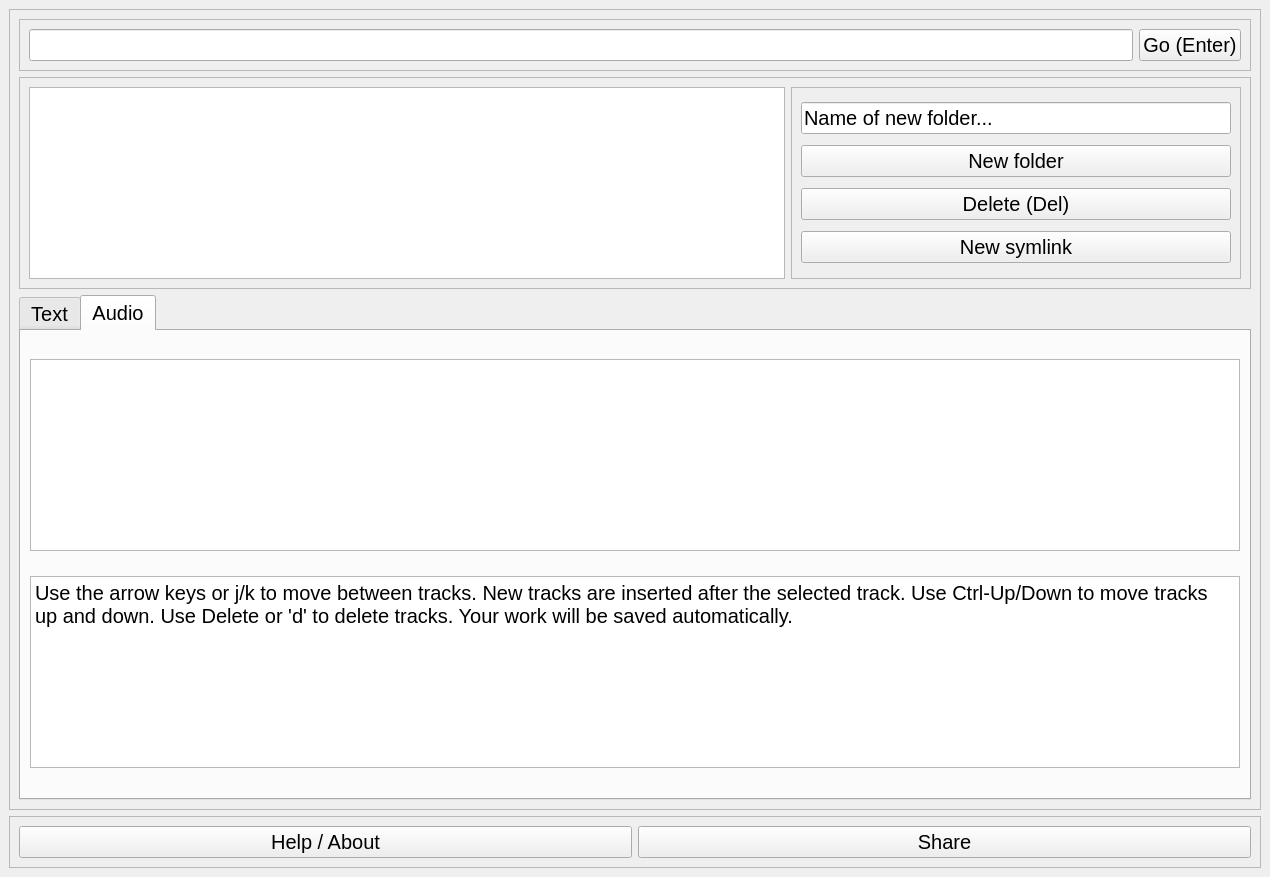
<?xml version="1.0" encoding="UTF-8"?>
<ui version="4.0">
 <class>MainWindow</class>
 <widget class="QMainWindow" name="MainWindow">
  <property name="geometry">
   <rect>
    <x>0</x>
    <y>0</y>
    <width>1270</width>
    <height>877</height>
   </rect>
  </property>
  <property name="sizePolicy">
   <sizepolicy hsizetype="Maximum" vsizetype="Maximum">
    <horstretch>0</horstretch>
    <verstretch>0</verstretch>
   </sizepolicy>
  </property>
  <property name="font">
   <font>
    <pointsize>15</pointsize>
   </font>
  </property>
  <property name="windowTitle">
   <string>PTT</string>
  </property>
  <widget class="QWidget" name="centralwidget">
   <property name="sizePolicy">
    <sizepolicy hsizetype="Maximum" vsizetype="Maximum">
     <horstretch>0</horstretch>
     <verstretch>0</verstretch>
    </sizepolicy>
   </property>
   <layout class="QVBoxLayout" name="verticalLayout">
    <property name="sizeConstraint">
     <enum>QLayout::SetDefaultConstraint</enum>
    </property>
    <item>
     <widget class="QScrollArea" name="scrollArea">
      <property name="widgetResizable">
       <bool>true</bool>
      </property>
      <widget class="QWidget" name="scrollAreaWidgetContents">
       <property name="geometry">
        <rect>
         <x>0</x>
         <y>0</y>
         <width>1221</width>
         <height>788</height>
        </rect>
       </property>
       <layout class="QVBoxLayout" name="verticalLayout_2">
        <item>
         <widget class="QFrame" name="frame">
          <property name="frameShape">
           <enum>QFrame::StyledPanel</enum>
          </property>
          <property name="frameShadow">
           <enum>QFrame::Raised</enum>
          </property>
          <layout class="QHBoxLayout" name="horizontalLayout_2">
           <item>
            <widget class="QLineEdit" name="pwd_edit"/>
           </item>
           <item>
            <widget class="QPushButton" name="open_folder_button">
             <property name="text">
              <string>Go (Enter)</string>
             </property>
            </widget>
           </item>
          </layout>
         </widget>
        </item>
        <item>
         <widget class="QFrame" name="frame_3">
          <property name="frameShape">
           <enum>QFrame::StyledPanel</enum>
          </property>
          <property name="frameShadow">
           <enum>QFrame::Raised</enum>
          </property>
          <layout class="QHBoxLayout" name="horizontalLayout_4">
           <item>
            <widget class="SubfolderList" name="subfolders_list">
             <property name="sizePolicy">
              <sizepolicy hsizetype="MinimumExpanding" vsizetype="Minimum">
               <horstretch>0</horstretch>
               <verstretch>0</verstretch>
              </sizepolicy>
             </property>
             <property name="toolTip">
              <string>(F2 to focus)</string>
             </property>
            </widget>
           </item>
           <item>
            <widget class="QFrame" name="frame_4">
             <property name="sizePolicy">
              <sizepolicy hsizetype="Fixed" vsizetype="Preferred">
               <horstretch>0</horstretch>
               <verstretch>0</verstretch>
              </sizepolicy>
             </property>
             <property name="minimumSize">
              <size>
               <width>450</width>
               <height>0</height>
              </size>
             </property>
             <property name="frameShape">
              <enum>QFrame::StyledPanel</enum>
             </property>
             <property name="frameShadow">
              <enum>QFrame::Raised</enum>
             </property>
             <layout class="QVBoxLayout" name="verticalLayout_5">
              <item>
               <widget class="NewSubfolderEdit" name="new_subfolder_edit">
                <property name="text">
                 <string>Name of new folder...</string>
                </property>
               </widget>
              </item>
              <item>
               <widget class="QPushButton" name="create_subfolder_button">
                <property name="text">
                 <string>New folder</string>
                </property>
               </widget>
              </item>
              <item>
               <widget class="QPushButton" name="delete_subfolder_button">
                <property name="text">
                 <string>Delete (Del)</string>
                </property>
                <property name="icon">
                 <iconset theme="delete">
                  <normaloff/>
                 </iconset>
                </property>
               </widget>
              </item>
              <item>
               <widget class="QPushButton" name="new_symlink_button">
                <property name="text">
                 <string>New symlink</string>
                </property>
               </widget>
              </item>
             </layout>
            </widget>
           </item>
          </layout>
         </widget>
        </item>
        <item>
         <widget class="QTabWidget" name="tabWidget">
          <property name="currentIndex">
           <number>1</number>
          </property>
          <widget class="QWidget" name="text_tab">
           <attribute name="title">
            <string>Text</string>
           </attribute>
           <layout class="QVBoxLayout" name="verticalLayout_4">
            <item>
             <widget class="QLabel" name="label_5">
              <property name="text">
               <string>Title</string>
              </property>
             </widget>
            </item>
            <item>
             <widget class="QLineEdit" name="title_edit"/>
            </item>
            <item>
             <widget class="QLabel" name="label_4">
              <property name="text">
               <string>Description</string>
              </property>
             </widget>
            </item>
            <item>
             <widget class="QTextEdit" name="description_edit"/>
            </item>
           </layout>
          </widget>
          <widget class="QWidget" name="audio_tab">
           <attribute name="title">
            <string>Audio</string>
           </attribute>
           <layout class="QVBoxLayout" name="verticalLayout_3">
            <item>
             <widget class="TrackList" name="track_list">
              <property name="sizePolicy">
               <sizepolicy hsizetype="Preferred" vsizetype="Maximum">
                <horstretch>0</horstretch>
                <verstretch>0</verstretch>
               </sizepolicy>
              </property>
              <property name="minimumSize">
               <size>
                <width>0</width>
                <height>0</height>
               </size>
              </property>
              <property name="font">
               <font>
                <family>Monospace</family>
                <pointsize>16</pointsize>
               </font>
              </property>
              <property name="toolTip">
               <string>(F3 to focus)</string>
              </property>
             </widget>
            </item>
            <item>
             <widget class="QTextBrowser" name="textBrowser">
              <property name="sizePolicy">
               <sizepolicy hsizetype="Expanding" vsizetype="Maximum">
                <horstretch>0</horstretch>
                <verstretch>0</verstretch>
               </sizepolicy>
              </property>
              <property name="minimumSize">
               <size>
                <width>0</width>
                <height>170</height>
               </size>
              </property>
              <property name="html">
               <string>&lt;!DOCTYPE HTML PUBLIC &quot;-//W3C//DTD HTML 4.0//EN&quot; &quot;http://www.w3.org/TR/REC-html40/strict.dtd&quot;&gt;
&lt;html&gt;&lt;head&gt;&lt;meta name=&quot;qrichtext&quot; content=&quot;1&quot; /&gt;&lt;style type=&quot;text/css&quot;&gt;
p, li { white-space: pre-wrap; }
&lt;/style&gt;&lt;/head&gt;&lt;body style=&quot; font-family:'Sans'; font-size:15pt; font-weight:400; font-style:normal;&quot;&gt;
&lt;p style=&quot; margin-top:0px; margin-bottom:0px; margin-left:0px; margin-right:0px; -qt-block-indent:0; text-indent:0px;&quot;&gt;Use the arrow keys or j/k to move between tracks. New tracks are inserted after the selected track. Use Ctrl-Up/Down to move tracks up and down. Use Delete or 'd' to delete tracks. Your work will be saved automatically.&lt;/p&gt;&lt;/body&gt;&lt;/html&gt;</string>
              </property>
             </widget>
            </item>
           </layout>
          </widget>
         </widget>
        </item>
       </layout>
      </widget>
     </widget>
    </item>
    <item>
     <widget class="QFrame" name="frame_2">
      <property name="frameShape">
       <enum>QFrame::StyledPanel</enum>
      </property>
      <property name="frameShadow">
       <enum>QFrame::Raised</enum>
      </property>
      <layout class="QHBoxLayout" name="horizontalLayout_3">
       <item>
        <widget class="QPushButton" name="help_button">
         <property name="text">
          <string>Help / About</string>
         </property>
        </widget>
       </item>
       <item>
        <widget class="QPushButton" name="share_button">
         <property name="text">
          <string>Share</string>
         </property>
        </widget>
       </item>
      </layout>
     </widget>
    </item>
   </layout>
  </widget>
 </widget>
 <customwidgets>
  <customwidget>
   <class>TrackList</class>
   <extends>QListWidget</extends>
   <header>pttlib.TrackList</header>
  </customwidget>
  <customwidget>
   <class>SubfolderList</class>
   <extends>QListWidget</extends>
   <header>pttlib.SubfolderList</header>
  </customwidget>
  <customwidget>
   <class>NewSubfolderEdit</class>
   <extends>QLineEdit</extends>
   <header>pttlib.NewSubfolderEdit</header>
  </customwidget>
 </customwidgets>
 <resources/>
 <connections/>
</ui>
